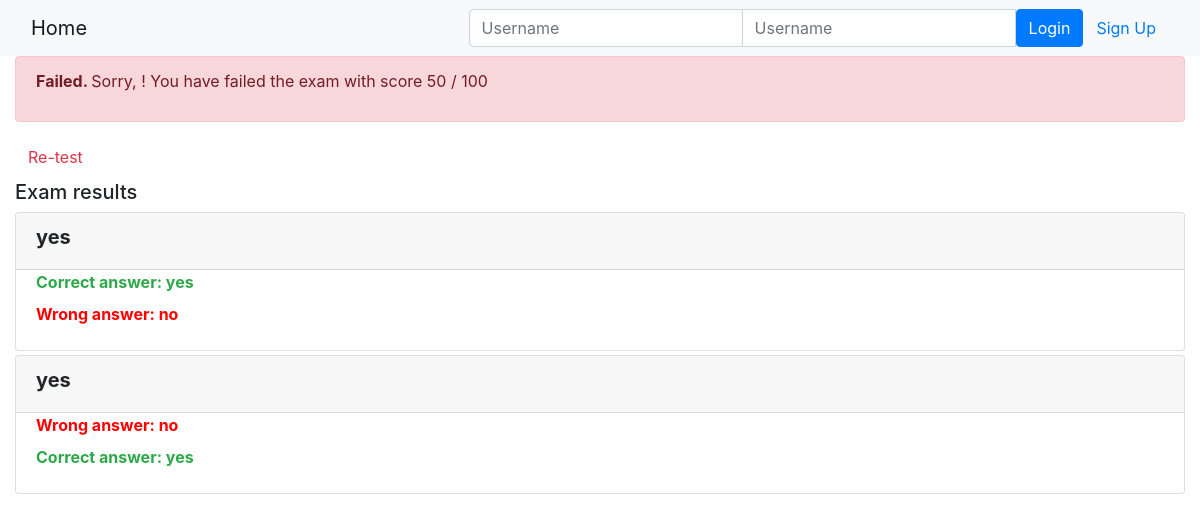
Page /onlinecourse/course/1/submission/1/result/ on the committed database.
### onlinecourse/models.py (models this page shows, shortened)
class Question(models.Model):
    lesson = models.ForeignKey(Lesson, on_delete=models.CASCADE)
    course = models.ManyToManyField(Course)
    text = models.TextField()
    grade = models.IntegerField()

class Choice(models.Model):
    question_id = models.ForeignKey(Question, on_delete=models.CASCADE)
    choice_text = models.TextField()
    is_correct = models.BooleanField()

### onlinecourse/views.py (the view)
# urls.py: path('course/<int:course_id>/submission/<int:submission_id>/result/', views.show_exam_result, name ='show_exam_results'),
def show_exam_result(request, course_id, submission_id):
    context = {}
    course = Course.objects.get(id = course_id)
    submit = Submission.objects.get(id = submission_id)
    selected = Submission.objects.filter(id = submission_id).values_list('choices',flat = True)
    score = 0
    for i in submit.choices.all().filter(is_correct=True).values_list('question_id'):
        score += Question.objects.filter(id=i[0]).first().grade
    context['selected'] = selected
    context['grade'] = score
    context['course'] = course
    return  render(request, 'onlinecourse/exam_result_bootstrap.html', context)

### onlinecourse/templates/onlinecourse/exam_result_bootstrap.html (shortened to what this page needs)
<!DOCTYPE html>
<html lang="en">
<head>
    {% load static %}
    <link rel="stylesheet" href="https://maxcdn.bootstrapcdn.com/bootstrap/4.5.2/css/bootstrap.min.css">
</head>
<body>
 <nav class="navbar navbar-light bg-light">
    <div class="container-fluid">
        <div class="navbar-header">
              <a class="navbar-brand" href="{% url 'onlinecourse:index' %}">Home</a>
        </div>
        <ul class="nav navbar-nav navbar-right">
            {% if user.is_authenticated %}
            <li>
                <a class="btn btn-link" href="#">{{ user.first_name }}({{ user.username }})</a>
                <a class="btn btn-link" href="{% url 'onlinecourse:logout' %}">Logout</a>
            </li>
            {% else %}
            <li>
                <form class="form-inline" action="{% url 'onlinecourse:login' %}" method="post">
                    <div class="input-group">
                        <input type="text" class="form-control" placeholder="Username" name="username" >
                        <input type="password" class="form-control" placeholder="Username" name="psw" >
                        <button class="btn btn-primary" type="submit">Login</button>
                        <a class="btn btn-link" href="{% url 'onlinecourse:registration' %}">Sign Up</a>
                    </div>
                </form>
            </li>
            {% endif %}
        </ul>
    </div>
</nav>
<div class="container-fluid">
    {% if grade > 80 %}
    <div class="alert alert-success">
       <p><b>Congratulations, {{user.first_name}}! </b>You have passed the exam and completed the course with score {{grade}} / 100</p>
    </div>
        {% else %}
        <div class="alert alert-danger">
            <p><b>Failed. </b>Sorry, {{user.first_name}}! You have failed the exam with score {{grade}} / 100</p>
        </div>
        <a class="btn btn-link text-danger" href="{% url 'onlinecourse:course_details' course.id %}">Re-test</a>
        {% endif %}
        <div class="card-columns-vertical mt-1">
        <h5 class="">Exam results</h5>
            {% for lesson in course.lesson_set.all %}
            {% for question in lesson.question_set.all %}
            <div class="card mt-1">
                <div class="card-header"><h5 style="font-weight:bold">{{ question.text}}</h5></div>
                <div class="form-group">
                    {% for choice in question.choice_set.all %}
                    <div class="form-check">
                        {% if choice.id in selected %}
                            {% if choice.is_correct == True %}
                                <label style="color:#2ea94a;font-weight:bold">Correct answer: {{choice.choice_text}}</label>
                            {% else %}
                                <label style="color:red;font-weight:bold">Wrong answer: {{choice.choice_text}}</label>
                            {% endif %}
                        {% else %}
                        {% if choice.is_correct == True %}
                                <label style="color:#2ea94a;font-weight:bold">Correct answer: {{choice.choice_text}}</label>
                            {% else %}
                                <label style="color:red;font-weight:bold">Wrong answer: {{choice.choice_text}}</label>
                            {% endif %}
                        {% endif %}
                    </div>
                    {% endfor %}
                </div>
            </div>
            {% endfor %}
            {% endfor %}
        </div>
    </div>
</body>
</html>

### rows in the picture
Question: text "yes"
Choice: choice_text "yes"
Choice: choice_text "no"
Question: text "yes"
Choice: choice_text "no"
Choice: choice_text "yes"

### other values in the picture
{{ grade }} "50"
